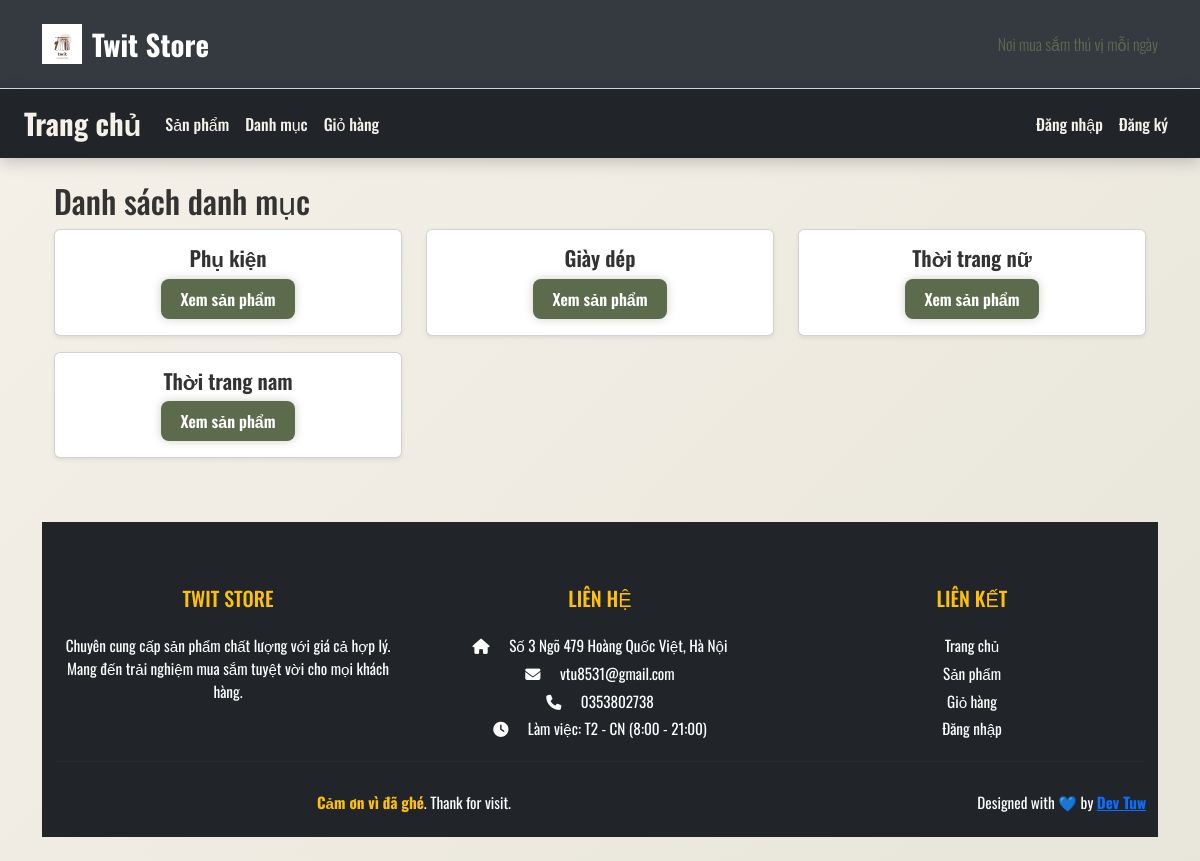
/index.php?controller=category&action=index, run on the app's committed database.
### tables this page shows
CREATE TABLE `categories` (
  `id` int(11) NOT NULL,
  `name` varchar(100) NOT NULL,
  `created_at` timestamp NOT NULL DEFAULT current_timestamp()
);

### controllers/CategoryController.php (called while the page is built, shortened)
<?php
require_once 'models/Category.php';
class CategoryController
{
    private $conn;
    public function __construct($dbConn)
    {
        $this->conn = $dbConn;
    }
    public function index()
    {
        $categories = Category::all($this->conn);
        require_once 'views/categories/index.php';
    }
}

### models/Category.php (called while the page is built, shortened)
<?php
class Category
{
    public static function all($conn)
    {
        $stmt = $conn->prepare("SELECT * FROM categories ORDER BY id DESC");
        $stmt->execute();
        return $stmt->fetchAll();
    }
}

### views/categories/index.php (the view)
<?php require_once 'views/layouts/header.php'; ?>
<div class="container mt-4">
    <h2>Danh sách danh mục</h2>
    <div class="row">
        <?php foreach ($categories as $category): ?>
            <div class="col-md-4 mb-3">
                <div class="card shadow-sm">
                    <div class="card-body">
                        <h5 class="card-title"><?= htmlspecialchars($category['name']) ?></h5>
                        <a href="index.php?controller=product&action=index&category_id=<?= $category['id'] ?>" class="btn btn-primary">
                            Xem sản phẩm
                        </a>
                    </div>
                </div>
            </div>
        <?php endforeach; ?>
    </div>
</div>
<?php require_once 'views/layouts/footer.php'; ?>

### public/css/style.css (style rules this page uses)
* { margin: 0; padding: 0; box-sizing: border-box; }
body { font-family: 'Oswald', sans-serif; background: linear-gradient(135deg, #f5f1e9, #e8e5da); color: #333; transition: background 0.5s ease; }
.card-body { text-align: center; padding: 1rem; flex: 1; }
.card-title { font-size: 1.3rem; font-weight: 600; color: #333; }
.btn-primary { background-color: #5d6b4d; color: #fff; font-weight: 600; border: none; padding: 0.5rem 1.2rem; border-radius: 8px; transition: all 0.3s ease; box-shadow: 0 0 10px rgba(93, 107, 77, 0.3); position: relative; overflow: hidden; }

### data on the page
categories: name "Phụ kiện"
categories: name "Giày dép"
categories: name "Thời trang nữ"
categories: name "Thời trang nam"
